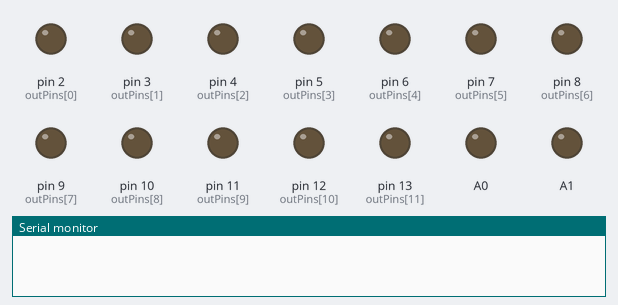
Recording of a sketch running on a simulated Arduino Uno, built with avr-gcc and run on an emulated ATmega328P. On the bench: output pins drawn as LEDs (lit = HIGH), the last lines printed to the serial monitor.

Above: at 0.1 s.
At 5.17 s:
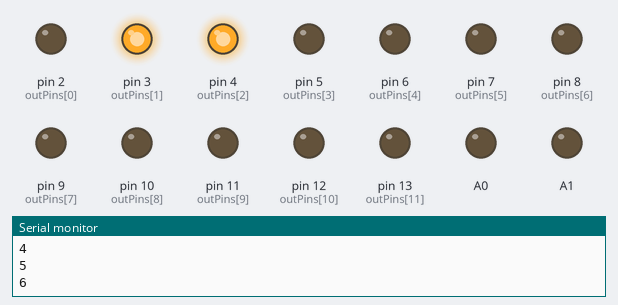
At 10.07 s:
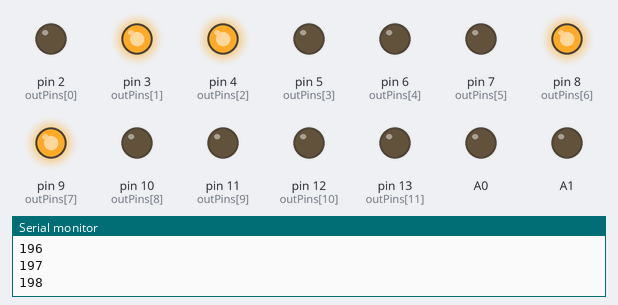
At 19.86 s:
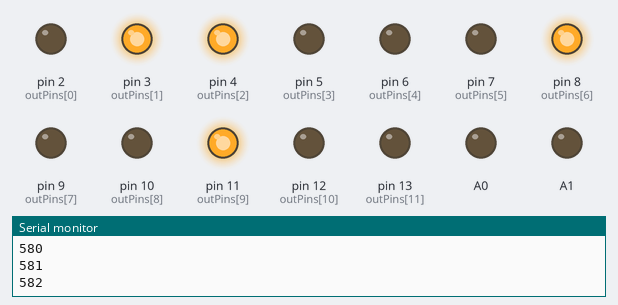
At 29.66 s:
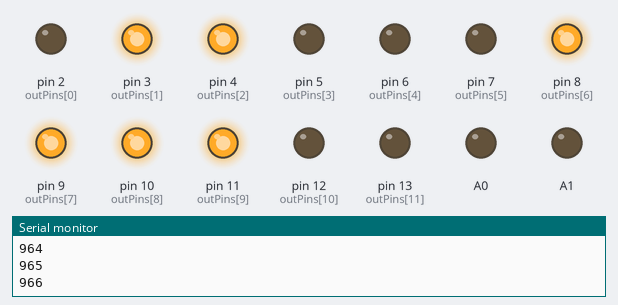
At 39.77 s:
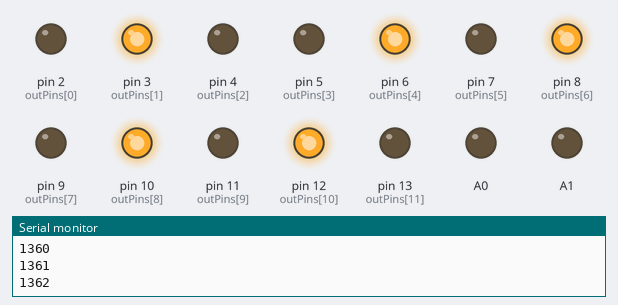
Timing chart, 0 to 40.0 s (numbered marks = the images above):
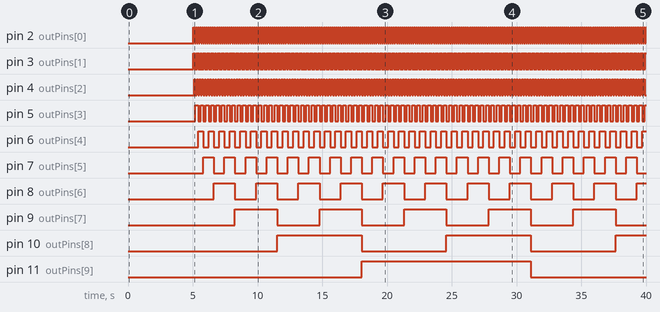

Measured:
- by itself, pin 4 (outPins[2]): LOW → HIGH at 5.1 s, → LOW 0.10 s later, → HIGH 0.10 s later, → LOW 0.10 s later, … (342 changes in this stretch)
- by itself, pin 5 (outPins[3]): LOW → HIGH at 5.2 s, → LOW 0.20 s later, → HIGH 0.20 s later, → LOW 0.20 s later, … (171 changes in this stretch)
- by itself, pin 6 (outPins[4]): LOW → HIGH at 5.4 s, → LOW 0.41 s later, → HIGH 0.41 s later, → LOW 0.41 s later, … (85 changes in this stretch)
- by itself, pin 7 (outPins[5]): LOW → HIGH at 5.8 s, → LOW 0.81 s later, → HIGH 0.81 s later, → LOW 0.82 s later, … (42 changes in this stretch)
- by itself, pin 8 (outPins[6]): LOW → HIGH at 6.6 s, → LOW 1.6 s later, → HIGH 1.6 s later, → LOW 1.6 s later, … (21 changes in this stretch)
- by itself, pin 9 (outPins[7]): alternates HIGH for 3.3 s and LOW for 3.3 s
- by itself, pin 10 (outPins[8]): alternates HIGH for 6.5 s and LOW for 6.5 s
- by itself, pin 11 (outPins[9]): LOW → HIGH at 18.1 s, → LOW 13.1 s later

The sketch:

arduino_master_out.ino
```cpp
/*

	Arduino Parallel Eprom Reader

	Code that runs on master Arduino

*/

#include <Wire.h>

byte outPins[] = {2,3,4,5,6,7,8,9,10,11,12,13};

long minadr = 0;
long maxadr = 64000;

/*void blinkLed(int delaytime){

  //digitalWrite(led,HIGH);
  delay(delaytime);
  digitalWrite(led,LOW);
  delay(delaytime);

}*/

void addressOut(long address){
  int mask = 1;
  for(int i = 0; i<12; i++) {
    if((mask & address) != 0) digitalWrite(outPins[i], HIGH); else digitalWrite(outPins[i],LOW);
    mask = mask << 1;

  }
  if((mask & address) != 0) digitalWrite(A0, HIGH); else digitalWrite(A0,LOW);
    mask = mask << 1;
  if((mask & address) != 0) digitalWrite(A1, HIGH); else digitalWrite(A1,LOW);
    mask = mask << 1;
  if((mask & address) != 0) digitalWrite(A2, HIGH); else digitalWrite(A2,LOW);
    mask = mask << 1;
  if((mask & address) != 0) digitalWrite(A3, HIGH); else digitalWrite(A3,LOW);
    mask = mask << 1;
}

void setup()
{
  Serial.begin(9600);
  Wire.begin();
  for(int i = 0; i<12; i++){
    pinMode(outPins[i], OUTPUT);
  }

  pinMode(A3, OUTPUT);
  pinMode(A2, OUTPUT);
  pinMode(A0, OUTPUT);
  pinMode(A1, OUTPUT);
}

void sendAdress(long adress){

  Wire.beginTransmission(2);
  Wire.write(adress);
  Serial.println(adress);

  Wire.endTransmission();
  delay(25);

}

boolean done = false;

void loop()
{
  int l;

  delay(5000);
  Serial.println("comecando");
  if(done==false){

    for(long i = minadr; i < maxadr; i++) {
	  // write address on input pins
      addressOut(i);
	  // sends address to slave
      sendAdress(i);
    }

    done=true;
  }

}
```
